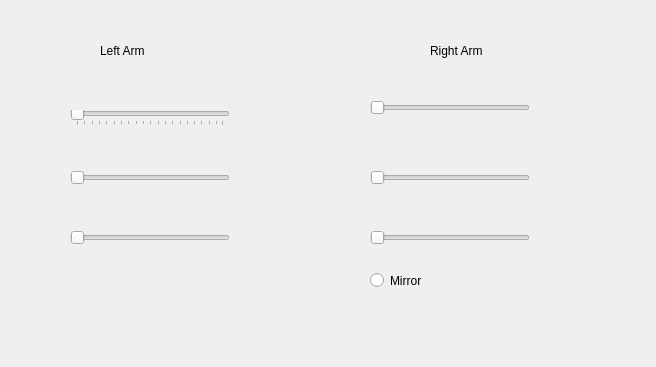
<?xml version="1.0" encoding="UTF-8"?>
<ui version="4.0">
 <class>Form</class>
 <widget class="QWidget" name="Form">
  <property name="geometry">
   <rect>
    <x>0</x>
    <y>0</y>
    <width>656</width>
    <height>367</height>
   </rect>
  </property>
  <property name="windowTitle">
   <string>Form</string>
  </property>
  <widget class="QLabel" name="label">
   <property name="geometry">
    <rect>
     <x>100</x>
     <y>30</y>
     <width>91</width>
     <height>41</height>
    </rect>
   </property>
   <property name="text">
    <string>Left Arm</string>
   </property>
  </widget>
  <widget class="QLabel" name="label_2">
   <property name="geometry">
    <rect>
     <x>430</x>
     <y>30</y>
     <width>91</width>
     <height>41</height>
    </rect>
   </property>
   <property name="text">
    <string>Right Arm</string>
   </property>
  </widget>
  <widget class="QSlider" name="x_l">
   <property name="geometry">
    <rect>
     <x>70</x>
     <y>110</y>
     <width>160</width>
     <height>16</height>
    </rect>
   </property>
   <property name="orientation">
    <enum>Qt::Horizontal</enum>
   </property>
   <property name="tickPosition">
    <enum>QSlider::TicksBelow</enum>
   </property>
   <property name="tickInterval">
    <number>5</number>
   </property>
  </widget>
  <widget class="QSlider" name="y_l">
   <property name="geometry">
    <rect>
     <x>70</x>
     <y>170</y>
     <width>160</width>
     <height>16</height>
    </rect>
   </property>
   <property name="orientation">
    <enum>Qt::Horizontal</enum>
   </property>
  </widget>
  <widget class="QSlider" name="z_l">
   <property name="geometry">
    <rect>
     <x>70</x>
     <y>230</y>
     <width>160</width>
     <height>16</height>
    </rect>
   </property>
   <property name="orientation">
    <enum>Qt::Horizontal</enum>
   </property>
  </widget>
  <widget class="QSlider" name="x_r">
   <property name="geometry">
    <rect>
     <x>370</x>
     <y>100</y>
     <width>160</width>
     <height>16</height>
    </rect>
   </property>
   <property name="orientation">
    <enum>Qt::Horizontal</enum>
   </property>
  </widget>
  <widget class="QSlider" name="y_r">
   <property name="geometry">
    <rect>
     <x>370</x>
     <y>170</y>
     <width>160</width>
     <height>16</height>
    </rect>
   </property>
   <property name="orientation">
    <enum>Qt::Horizontal</enum>
   </property>
  </widget>
  <widget class="QSlider" name="z_r">
   <property name="geometry">
    <rect>
     <x>370</x>
     <y>230</y>
     <width>160</width>
     <height>16</height>
    </rect>
   </property>
   <property name="orientation">
    <enum>Qt::Horizontal</enum>
   </property>
  </widget>
  <widget class="QRadioButton" name="r1">
   <property name="geometry">
    <rect>
     <x>370</x>
     <y>270</y>
     <width>99</width>
     <height>21</height>
    </rect>
   </property>
   <property name="text">
    <string>Mirror</string>
   </property>
  </widget>
 </widget>
 <resources/>
 <connections>
  <connection>
   <sender>x_l</sender>
   <signal>valueChanged(int)</signal>
   <receiver>Form</receiver>
   <slot>left_x()</slot>
   <hints>
    <hint type="sourcelabel">
     <x>164</x>
     <y>122</y>
    </hint>
    <hint type="destinationlabel">
     <x>271</x>
     <y>137</y>
    </hint>
   </hints>
  </connection>
  <connection>
   <sender>y_l</sender>
   <signal>valueChanged(int)</signal>
   <receiver>Form</receiver>
   <slot>left_y()</slot>
   <hints>
    <hint type="sourcelabel">
     <x>166</x>
     <y>184</y>
    </hint>
    <hint type="destinationlabel">
     <x>268</x>
     <y>199</y>
    </hint>
   </hints>
  </connection>
  <connection>
   <sender>z_l</sender>
   <signal>valueChanged(int)</signal>
   <receiver>Form</receiver>
   <slot>left_z()</slot>
   <hints>
    <hint type="sourcelabel">
     <x>172</x>
     <y>240</y>
    </hint>
    <hint type="destinationlabel">
     <x>236</x>
     <y>274</y>
    </hint>
   </hints>
  </connection>
  <connection>
   <sender>x_r</sender>
   <signal>valueChanged(int)</signal>
   <receiver>Form</receiver>
   <slot>right_x()</slot>
   <hints>
    <hint type="sourcelabel">
     <x>497</x>
     <y>111</y>
    </hint>
    <hint type="destinationlabel">
     <x>582</x>
     <y>127</y>
    </hint>
   </hints>
  </connection>
  <connection>
   <sender>y_r</sender>
   <signal>valueChanged(int)</signal>
   <receiver>Form</receiver>
   <slot>right_y()</slot>
   <hints>
    <hint type="sourcelabel">
     <x>486</x>
     <y>180</y>
    </hint>
    <hint type="destinationlabel">
     <x>586</x>
     <y>197</y>
    </hint>
   </hints>
  </connection>
  <connection>
   <sender>z_r</sender>
   <signal>valueChanged(int)</signal>
   <receiver>Form</receiver>
   <slot>right_z()</slot>
   <hints>
    <hint type="sourcelabel">
     <x>475</x>
     <y>243</y>
    </hint>
    <hint type="destinationlabel">
     <x>592</x>
     <y>261</y>
    </hint>
   </hints>
  </connection>
  <connection>
   <sender>r1</sender>
   <signal>clicked(bool)</signal>
   <receiver>Form</receiver>
   <slot>mirror_val()</slot>
   <hints>
    <hint type="sourcelabel">
     <x>378</x>
     <y>286</y>
    </hint>
    <hint type="destinationlabel">
     <x>458</x>
     <y>313</y>
    </hint>
   </hints>
  </connection>
 </connections>
 <slots>
  <slot>left_x()</slot>
  <slot>left_y()</slot>
  <slot>left_z()</slot>
  <slot>right_x()</slot>
  <slot>right_y()</slot>
  <slot>right_z()</slot>
  <slot>mirror_val()</slot>
 </slots>
</ui>
